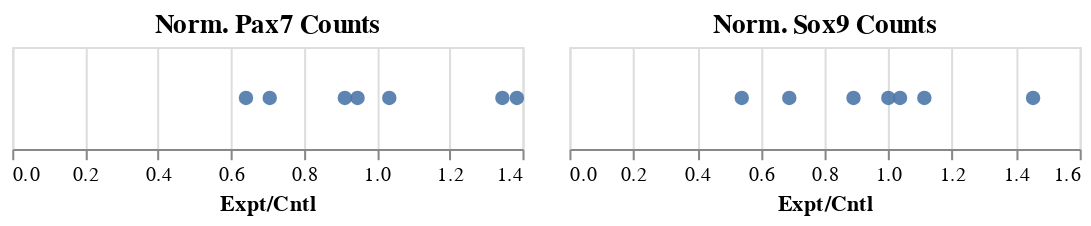

Source (notebook cell):
### Code cell
pax7 = alt.Chart(section_means_ratio,
        title='Norm. Pax7 Counts',
        height=50,
        width=250,
    ).mark_circle(
        size=50,
        opacity=0.9
    ).encode(     
        x=alt.X('Expt/Cntl Pax7:Q',
               title='Expt/Cntl')
    )

sox9 = alt.Chart(section_means_ratio,
    title='Norm. Sox9 Counts',
    height=50,
    width=250
    ).mark_circle(
        size=50,
        opacity=0.9
    ).encode(
        x=alt.X('Expt/Cntl Sox9:Q',
               title='Expt/Cntl')
    )

pax7 | sox9

### Figure 1 — Vega-Lite specification as saved in the notebook (floating-point values rounded to 4 significant figures)
{"$schema": "https://vega.github.io/schema/vega-lite/v2.4.3.json", "config": {"view": {"height": 300, "width": 400}}, "hconcat": [{"data": {"values": [{"Cntl Pax7 Total Cells": 36.8, "Cntl Sox9 Cells": 24.8, "Embryo": 1, "Expt Pax7 Total Cells": 23.6, "Expt Sox9 Cells": 13.4, "Expt/Cntl Pax7": 0.6413, "Expt/Cntl Sox9": 0.5403}, {"Cntl Pax7 Total Cells": 46.4, "Cntl Sox9 Cells": 23.8, "Embryo": 2, "Expt Pax7 Total Cells": 48, "Expt Sox9 Cells": 21.2, "Expt/Cntl Pax7": 1.034, "Expt/Cntl Sox9": 0.8908}, {"Cntl Pax7 Total Cells": 34.2, "Cntl Sox9 Cells": 24.8, "Embryo": 3, "Expt Pax7 Total Cells": 32.4, "Expt Sox9 Cells": 27.6, "Expt/Cntl Pax7": 0.9474, "Expt/Cntl Sox9": 1.113}, {"Cntl Pax7 Total Cells": 73.6, "Cntl Sox9 Cells": 41.2, "Embryo": 5, "Expt Pax7 Total Cells": 52, "Expt Sox9 Cells": 28.4, "Expt/Cntl Pax7": 0.7065, "Expt/Cntl Sox9": 0.6893}, {"Cntl Pax7 Total Cells": 34.8, "Cntl Sox9 Cells": 26, "Embryo": 6, "Expt Pax7 Total Cells": 46.8, "Expt Sox9 Cells": 37.8, "Expt/Cntl Pax7": 1.345, "Expt/Cntl Sox9": 1.454}, {"Cntl Pax7 Total Cells": 41.2, "Cntl Sox9 Cells": 21.8, "Embryo": 7, "Expt Pax7 Total Cells": 37.6, "Expt Sox9 Cells": 22.6, "Expt/Cntl Pax7": 0.9126, "Expt/Cntl Sox9": 1.037}, {"Cntl Pax7 Total Cells": 23.4, "Cntl Sox9 Cells": 14.2, "Embryo": 9, "Expt Pax7 Total Cells": 32.4, "Expt Sox9 Cells": 14.2, "Expt/Cntl Pax7": 1.385, "Expt/Cntl Sox9": 1}]}, "encoding": {"x": {"field": "Expt/Cntl Pax7", "title": "Expt/Cntl", "type": "quantitative"}}, "height": 50, "mark": {"opacity": 0.9, "size": 50, "type": "circle"}, "title": "Norm. Pax7 Counts", "width": 250}, {"data": {"values": [{"Cntl Pax7 Total Cells": 36.8, "Cntl Sox9 Cells": 24.8, "Embryo": 1, "Expt Pax7 Total Cells": 23.6, "Expt Sox9 Cells": 13.4, "Expt/Cntl Pax7": 0.6413, "Expt/Cntl Sox9": 0.5403}, {"Cntl Pax7 Total Cells": 46.4, "Cntl Sox9 Cells": 23.8, "Embryo": 2, "Expt Pax7 Total Cells": 48, "Expt Sox9 Cells": 21.2, "Expt/Cntl Pax7": 1.034, "Expt/Cntl Sox9": 0.8908}, {"Cntl Pax7 Total Cells": 34.2, "Cntl Sox9 Cells": 24.8, "Embryo": 3, "Expt Pax7 Total Cells": 32.4, "Expt Sox9 Cells": 27.6, "Expt/Cntl Pax7": 0.9474, "Expt/Cntl Sox9": 1.113}, {"Cntl Pax7 Total Cells": 73.6, "Cntl Sox9 Cells": 41.2, "Embryo": 5, "Expt Pax7 Total Cells": 52, "Expt Sox9 Cells": 28.4, "Expt/Cntl Pax7": 0.7065, "Expt/Cntl Sox9": 0.6893}, {"Cntl Pax7 Total Cells": 34.8, "Cntl Sox9 Cells": 26, "Embryo": 6, "Expt Pax7 Total Cells": 46.8, "Expt Sox9 Cells": 37.8, "Expt/Cntl Pax7": 1.345, "Expt/Cntl Sox9": 1.454}, {"Cntl Pax7 Total Cells": 41.2, "Cntl Sox9 Cells": 21.8, "Embryo": 7, "Expt Pax7 Total Cells": 37.6, "Expt Sox9 Cells": 22.6, "Expt/Cntl Pax7": 0.9126, "Expt/Cntl Sox9": 1.037}, {"Cntl Pax7 Total Cells": 23.4, "Cntl Sox9 Cells": 14.2, "Embryo": 9, "Expt Pax7 Total Cells": 32.4, "Expt Sox9 Cells": 14.2, "Expt/Cntl Pax7": 1.385, "Expt/Cntl Sox9": 1}]}, "encoding": {"x": {"field": "Expt/Cntl Sox9", "title": "Expt/Cntl", "type": "quantitative"}}, "height": 50, "mark": {"opacity": 0.9, "size": 50, "type": "circle"}, "title": "Norm. Sox9 Counts", "width": 250}]}
